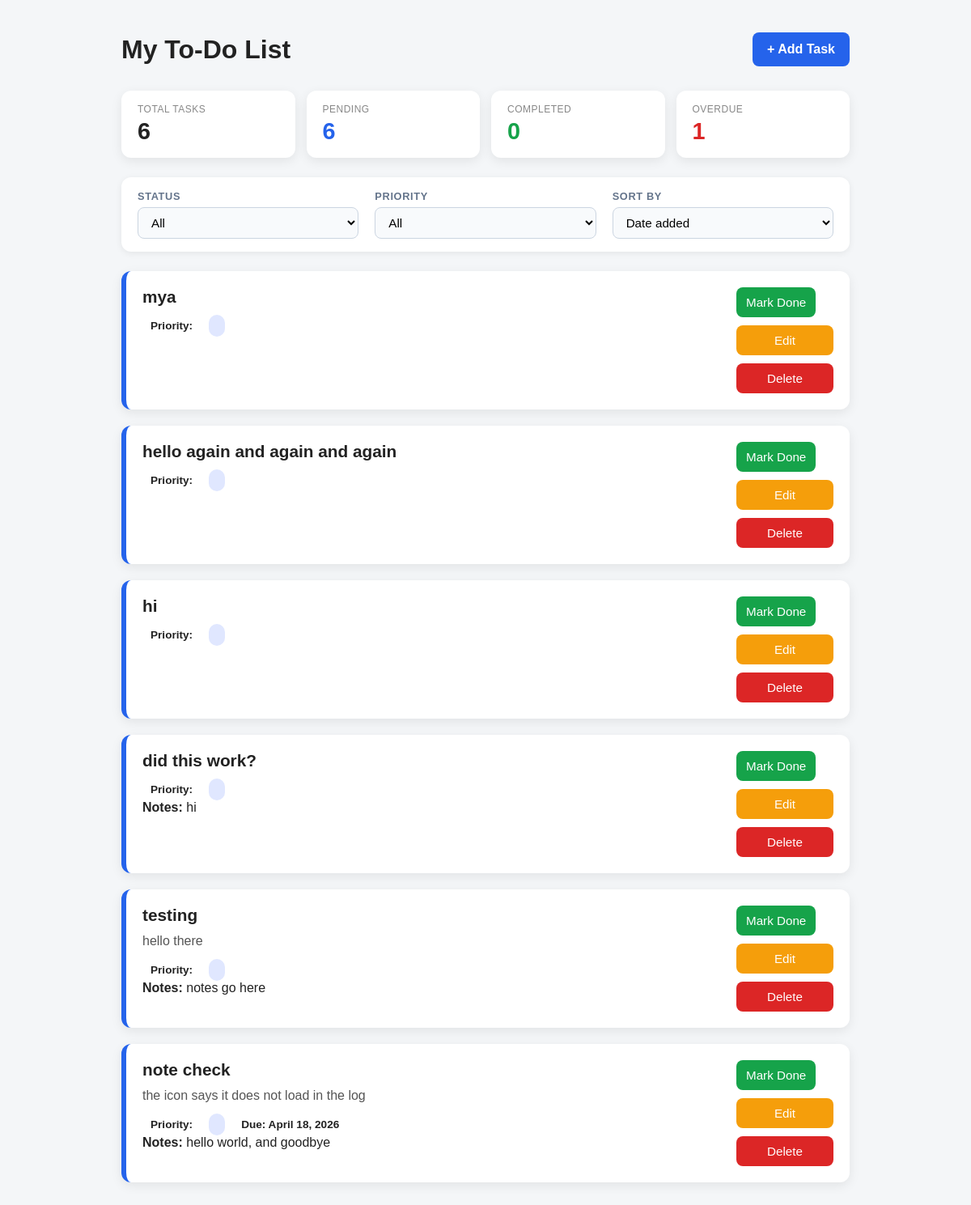
Screenshot of / (signed in) with the database file from the repository.
### todos/models.py (models this page shows, shortened)
class Task(models.Model):
    class Priority(models.TextChoices):
        LOW = "Low", "Low"
        MEDIUM = "Medium", "Medium"
        HIGH = "High", "High"
    class Status(models.TextChoices):
        PENDING = "Pending", "Pending"
        COMPLETED = "Completed", "Completed"
    user = models.ForeignKey(
        settings.AUTH_USER_MODEL,
        on_delete=models.CASCADE,
        related_name="tasks",
    )
    title = models.CharField(max_length=200)
    description = models.TextField(blank=True)
    priority = models.CharField(
        max_length=20,
        choices=Priority.choices,
        default=Priority.MEDIUM,
    )
    due_date = models.DateField(null=True, blank=True)
    status = models.CharField(
        max_length=20,
        choices=Status.choices,
        default=Status.PENDING,
    )
    notes = models.TextField(blank=True, null=True)
    class Meta:
        ordering = ["-id"]

### todos/views/task_view.py (the view)
# urls.py: path("", task_view.hello_html_view, name="hello_html_view"),
@login_required
def hello_html_view(request: HttpRequest) -> HttpResponse:
    logger.debug("User %s accessing hello page", request.user.id)
    return render(request, "todos/hello.html", task_list_page_context(request))

### todos/views/task_view.py (called while the page is built)
def _count_overdue(tasks: list) -> int:
    today = date.today()
    logger.debug("Checking for overdue tasks relative to today's date %s", today)
    n = 0
    for t in tasks:
        if t.status != Task.Status.PENDING or not t.due_date:
            continue
        if t.due_date < today:
            n += 1
    logger.debug("Found %s overdue tasks out of %s total", n, len(tasks))
    return n

def _summary_stats(tasks: list) -> dict:
    logger.debug("Summary of stats is %s tasks", len(tasks))
    stats = {
        "total": len(tasks),
        "pending": sum(1 for t in tasks if t.status == Task.Status.PENDING),
        "completed": sum(1 for t in tasks if t.status == Task.Status.COMPLETED),
        "overdue": _count_overdue(tasks),
    }
    logger.debug("Stats calculated: %s", stats)
    return stats

### todos/templates/todos/hello.html (shortened to what this page needs)
{% load static %}
<!DOCTYPE html>
<html lang="en">
<head>
</head>
<body>
    <div class="container">
        <div class="header">
            <h1>My To-Do List</h1>
            <a href="{% url 'add_task' %}" class="add-btn">+ Add Task</a>
        </div>
        <div class="stats-bar">
            <div class="stat-card">
                <div class="label">Total tasks</div>
                <div class="number stat-total">{{ total }}</div>
            </div>
            <div class="stat-card">
                <div class="label">Pending</div>
                <div class="number stat-pending">{{ pending }}</div>
            </div>
            <div class="stat-card">
                <div class="label">Completed</div>
                <div class="number stat-completed">{{ completed }}</div>
            </div>
            <div class="stat-card">
                <div class="label">Overdue</div>
                <div class="number stat-overdue">{{ overdue }}</div>
            </div>
        </div>
        <form method="get" action="{% url 'hello_html_view' %}" class="controls">
            <div class="control-group">
                <label for="status-select">Status</label>
                <select id="status-select" name="status" onchange="this.form.submit()">
                    <option value="all"       {% if filter_status == 'all'       %}selected{% endif %}>All</option>
                </select>
            </div>
            <div class="control-group">
                <label for="priority-select">Priority</label>
                <select id="priority-select" name="priority" onchange="this.form.submit()">
                    <option value="all"    {% if filter_priority == 'all'    %}selected{% endif %}>All</option>
                </select>
            </div>
            <div class="control-group">
                <label for="sort-select">Sort by</label>
                <select id="sort-select" name="sort" onchange="this.form.submit()">
                    <option value="id"       {% if sort_by == 'id'       %}selected{% endif %}>Date added</option>
                </select>
            </div>
        </form>
        {% if tasks %}
        <div class="task-list">
            {% for task in tasks %}
            <div class="task-card {% if task.status.value == 'Completed' %}completed{% endif %}">
                <div class="task-top">
                    <div class="task-info">
                        <h2>
                            {% if task.status.value == 'Completed' %}
                            <s>{{ task.title }}</s>
                            {% else %}
                            {{ task.title }}
                            {% endif %}
                        </h2>
                        {% if task.description %}
                        <p>{{ task.description }}</p>
                        {% endif %}
                        <div class="meta">
                            <span class="badge
                                ">
                                Priority: {{ task.priority.value }}
                            </span>
                            <span class="badge {% if task.status.value == 'Completed' %}status-complete{% else %}status-pending{% endif %}">
                            </span>
                            {% if task.due_date %}
                            <span class="badge">
                                Due: {{ task.due_date }}
                            </span>
                            {% endif %}
                        </div>
                        {% if task.notes %}
                        <div class="notes">
                            <strong>Notes:</strong> {{ task.notes }}
                        </div>
                        {% endif %}
                    </div>
                    <div class="task-actions">
                        <form action="{% url 'toggle_task' task.id %}" method="post">
                            <button type="submit" class="toggle-btn">
                                {% if task.status.value == 'Completed' %}Mark Pending{% else %}Mark Done{% endif %}
                            </button>
                        </form>
                        <a href="{% url 'edit_task' task.id %}" class="edit-btn">Edit</a>
                        <a href="{% url 'delete_task' task.id %}" class="delete-btn">Delete</a>
                    </div>
                </div>
            </div>
            {% endfor %}
        </div>
        {% else %}
        <div class="empty-state">
            <h2>No tasks yet</h2>
            <p>Start by adding your first task.</p>
        </div>
        {% endif %}
    </div>
</body>
</html>

### todos/templates/todos/hello.html (style rules this page uses)
* { box-sizing: border-box; margin: 0; padding: 0; font-family: Arial, sans-serif; }
body { background-color: #f4f6f8; color: #222; padding: 40px 20px; }
.container { max-width: 900px; margin: 0 auto; }
.header { display: flex; justify-content: space-between; align-items: center; margin-bottom: 30px; }
.header h1 { font-size: 2rem; }
.add-btn { text-decoration: none; background-color: #2563eb; color: white; padding: 12px 18px; border-radius: 8px; font-weight: bold; transition: background-color 0.2s ease; }
.task-list { display: grid; gap: 20px; }
.task-card { background-color: white; border-radius: 12px; padding: 20px; box-shadow: 0 4px 14px rgba(0, 0, 0, 0.08); border-left: 6px solid #2563eb; }
.task-top { display: flex; justify-content: space-between; align-items: flex-start; gap: 20px; }
.task-info h2 { font-size: 1.3rem; margin-bottom: 8px; }
.task-info p { color: #555; margin-bottom: 10px; line-height: 1.5; }
.meta { display: flex; flex-wrap: wrap; gap: 10px; margin-top: 10px; }
.badge { display: inline-block; padding: 6px 10px; border-radius: 999px; font-size: 0.85rem; font-weight: bold; }
.status-pending { background-color: #e0e7ff; color: #3730a3; }
.task-actions { display: flex; flex-direction: column; gap: 10px; min-width: 120px; }
.task-actions a, .task-actions button { text-align: center; text-decoration: none; padding: 10px 12px; border: none; border-radius: 8px; font-size: 0.95rem; cursor: pointer; transition: opacity 0.2s ease; }
.edit-btn { background-color: #f59e0b; color: white; }
.delete-btn { background-color: #dc2626; color: white; }
.toggle-btn { background-color: #16a34a; color: white; }
.controls { background: white; border-radius: 12px; padding: 16px 20px; box-shadow: 0 2px 8px rgba(0,0,0,0.07); margin-bottom: 24px; display: flex; gap: 20px; flex-wrap: wrap; }
.control-group { display: flex; flex-direction: column; gap: 6px; flex: 1; min-width: 140px; }
.control-group label { font-size: 0.8rem; font-weight: 700; text-transform: uppercase; letter-spacing: 0.05em; color: #64748b; }
.control-group select { padding: 9px 12px; border: 1px solid #cbd5e1; border-radius: 8px; font-size: 0.95rem; background-color: #f8fafc; cursor: pointer; }
.stats-bar { display: grid; grid-template-columns: repeat(4, 1fr); gap: 14px; margin-bottom: 24px; }
.stat-card { background-color: white; border-radius: 12px; padding: 16px 20px; box-shadow: 0 4px 14px rgba(0, 0, 0, 0.08); }
.stat-card .label { font-size: 0.75rem; text-transform: uppercase; letter-spacing: 0.5px; color: #888; margin-bottom: 4px; }
.stat-card .number { font-size: 1.8rem; font-weight: bold; }
.stat-total { color: #222; }
.stat-pending { color: #2563eb; }
.stat-completed { color: #16a34a; }
.stat-overdue { color: #dc2626; }

### rows the page displays
Task: title "mya", status "Mark Done"
Task: title "hello again and again and again", status "Mark Done"
Task: title "hi", status "Mark Done"
Task: title "did this work?", notes "hi", status "Mark Done"
Task: title "testing", description "hello there", notes "notes go here", status "Mark Done"
Task: title "note check", description "the icon says it does not load in the log", due_date "April 18, 2026", notes "hello world, and goodbye", status "Mark Done"

### other values shown
{{ total }} "6"
{{ pending }} "6"
{{ completed }} "0"
{{ overdue }} "1"
